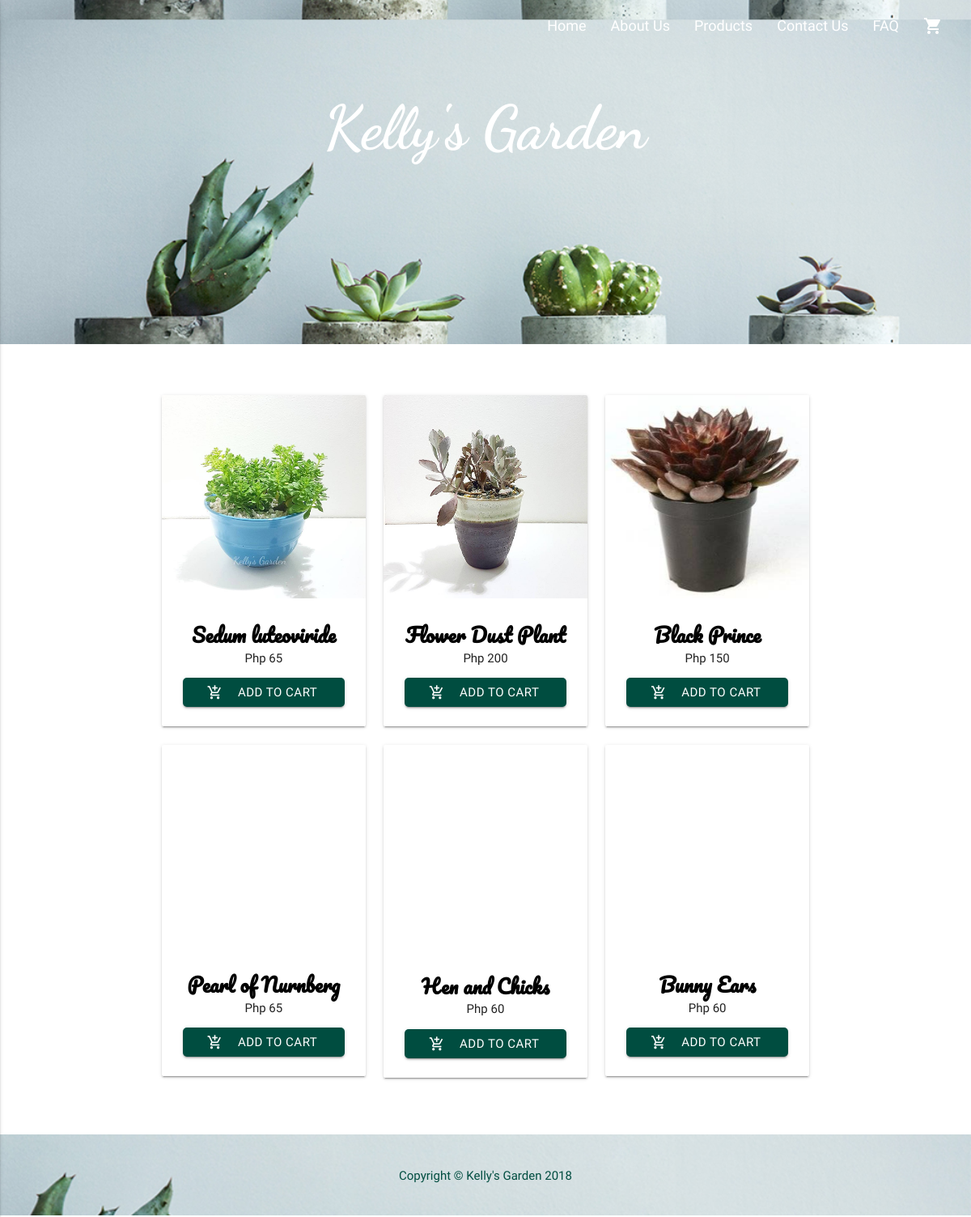
The page /?page=products on the database its author committed.
### tables this page shows
CREATE TABLE `products` (
  `iProductId` int(5) NOT NULL,
  `vProductName` varchar(50) NOT NULL,
  `vProductScientificName` varchar(50) NOT NULL,
  `tProductDescription` text NOT NULL,
  `iFamilyId` int(3) NOT NULL,
  `iSubfamilyId` int(3) NOT NULL,
  `iTribeId` int(3) NOT NULL,
  `iSubTribeId` int(3) NOT NULL,
  `iGenusId` int(3) NOT NULL,
  `tProductImage1` text NOT NULL,
  `tProductImage2` text NOT NULL,
  `tProductImage3` text NOT NULL,
  `dPrice` decimal(10,0) NOT NULL,
  `iProductQuantity` int(3) NOT NULL,
  `dtUpdated` datetime NOT NULL,
  `iUpdatedById` int(2) NOT NULL
);

### classes/Config.php (called while the page is built)
<?php
class Config {
	public static function get($path = null) {
		if($path) {
			$config = $GLOBALS['config'];
			$path = explode('/', $path);
			foreach($path as $bit) {
				if(isset($config[$bit])) {
					$config = $config[$bit];
				}
			}
			return $config;
		}
		return false;
	}
}

### classes/DB.php (called while the page is built, shortened)
<?php
class DB {
	private static $_instance = null;
	private $_pdo,
		    $_query,
		    $_error = false,
		    $_results,
		    $_count = 0;
	private function __construct() {
		try {
			$this->_pdo = new PDO('mysql:host=' . Config::get('mysql/host') . ';dbname='. Config::get('mysql/db'), Config::get('mysql/username'), Config::get('mysql/password'));
		} catch(PDOException $e) {
			die($e->getMessage());
		}
	}
	public static function getInstance() {
		if(!isset(self::$_instance)) {
			self::$_instance = new DB();
		}
		return self::$_instance;
	}
	public function query($sql, $params = array()) {
		if(!is_null($params)) {
			if($this->_query = $this->_pdo->prepare($sql)) {
				$x = 1;
				if(count($params)) {
					foreach($params as $param) {
						$this->_query->bindValue($x, $param);
						$x++;
					}
					if($this->_query->execute()) {
						$this->_results = $this->_query->fetchAll(PDO::FETCH_OBJ);
						$this->_count = $this->_query->rowCount();
					} else {
						$this->_error = true;
					}
				}
			}
		} else {
			if($this->_query = $this->_pdo->prepare($sql)) {
				if($this->_query->execute()) {
						$this->_results = $this->_query->fetchAll(PDO::FETCH_OBJ);
					$this->_count = $this->_query->rowCount();
				} else {
					$this->_error = true;
				}
			}
		}
		return $this;
	}
	private function action($action, $table, $where = array(), $join = array()) {
		$joinCount = count($join);
		$whereCount = count($where);
		$joinString = "";
		$whereString = "WHERE";
		if($whereCount > 0) {
			$operators = array('=', '<', '>', '<=', '>=', '!=');
			$field = array();
			$operator = array();
			$value = array();
			for($x=1; $x<=$whereCount; $x++) {
				if($x%3 === 1) {
					$whereString .= " " . $where[$x-1];
				} elseif ($x%3 === 2) {
					$whereString .= " " . $where[$x-1];
				} else {
					array_push($value, $where[$x-1]);
					$whereString .= " ?";
				}
				if(($x%3 === 0) && ($whereCount > 3) && ($x != $whereCount)) {
					$whereString .= " AND";
				}
			}
			$sql = "{$action} FROM {$table} {$joinString} {$whereString}";
			if(!$this->query($sql, $value)->error()) {
				return $this;
			}
		} else {
			$sql = "{$action} FROM {$table}";
			if(!$this->query($sql, null)->error()) {
				return $this;
			}
		}
		return false;
	}
	public function get($table, $where, $join) {
		return $this->action('SELECT *', $table, $where, $join);
	}
	public function results() {
		return $this->_results;
	}
	public function error() {
		return $this->_error = true;
	}
	public function count() {
		return $this->_count;
	}
}

### classes/Products.php (called while the page is built)
<?php
class Products {
	private $_db,
			$_data;
	public function __construct() {
		$this->_db = DB::getInstance();
		$this->search();
	}
	public function search() {
		$data = $this->_db;
		$data->get('products', array(), null);
		if($data->count()) {
			$this->_data = $data->results();
			return true;
		}
	}
	public function data($product = array()) {
		return $this->_data;
	}
}

### products.php (the view, shortened to what this page needs)
<?php
	$products = new Products();
?>
	<div class="container">
		<div class="section">
			<div class="row">
<?php
	foreach ($products->data() as $product) {
?>
				<div class="col s12 m4">
					<div class="card">
						<div class="card-image">
							<img class="materialboxed" src="admin/img/products/<?php echo $product->tProductImage1; ?>">
						</div>
						<div class="card-content center">
							<h6 class="product-name"><a href="?page=product-details&productId=<?php echo $product->iProductId; ?>"><?php echo $product->vProductName; ?></a></h6>
							<h6>Php <?php echo $product->dPrice; ?></h6>
							<a class="waves-effect waves-light btn teal darken-4 z-depth-1 add-cart-button"  id="<?php echo $product->iProductId; ?>" onclick="addToCart(this.id)">
								<i class="material-icons left">add_shopping_cart</i>
								<span>Add to Cart</span>
							</a>
						</div>
					</div>
				</div>
<?php
	}
?>
			</div>
		</div>
	</div>

### head.php (shortened to what this page needs)
<!DOCTYPE html>
<html>
<head>
	<link rel="stylesheet" type="text/css" href="https://maxcdn.bootstrapcdn.com/font-awesome/4.7.0/css/font-awesome.min.css">
	<link type="text/css" rel="stylesheet" href="css/materialize.css"  media="screen,projection"/>
	<link type="text/css" rel="stylesheet" href="css/footable.standalone.css"  media="screen,projection"/>
	<link rel="stylesheet" type="text/css" href="css/style.css">
</head>

### index.php (shortened to what this page needs)
<?php
	include('head.php');
	if(isset($_REQUEST['page'])) {
		$page = $_REQUEST['page'];
	} else {
		$page = 'home';
	}
?>
<body>
<?php
	include('header.php');
	include($page .'.php');
	include('footer.php');
?>
</body>
</html>

### header.php (shortened to what this page needs)
<div class="row">
	<div id="banner">
		<nav>
			<div class="nav-wrapper">
				<ul class="right">
					<li><i class="material-icons" id="shopping-cart" onclick="openCart()">shopping_cart</i></li>
				</ul>
				<ul class="right hide-on-med-and-down">
					<li><a href="?page=home">Home</a></li>
					<li><a href="?page=about">About Us</a></li>
					<li><a href="?page=products">Products</a></li>
					<li><a href="?page=contact">Contact Us</a></li>
					<li><a href="?page=faq">FAQ</a></li>
				</ul>
			</div>
		</nav>
		<div class="hide-on-small-and-down">
			<br/>
			<h1 class="header center white-text">Kelly's Garden</h1>
		</div>
	</div>
</div>

### footer.php
<footer class="page-footer">
		<div class="container">
			<div class="row">
				<div class="col s12 center teal-text text-darken-4">
					Copyright &copy; Kelly's Garden 2018
				</div>
			</div>
		</div>
</footer>

### css/style.css (style rules this page uses)
* { margin: 0; padding: 0; box-sizing: border-box; }
body { font-family: 'Khula', sans-serif; }
.container { padding: 20px; }
nav { padding-right: 20px; background-color: transparent; border-bottom: none; box-shadow: none; }
nav ul a { font-size: 1.2em; }
#banner { padding: 0; width: 100%; height: 425px; background-image: url('../img/banner.jpg'); background-size: 100%; background-position: bottom; }
#banner h1 { font-family: 'Dancing Script', cursive; font-weight: bold; font-size: 5em; }
.container .card .card-content .product-name { cursor: pointer; font-weight: bold; }
.btn { margin-top: 10px; width: 190px; border-radius: 5px; }
footer.page-footer { height: 100px; background-image: url('../img/footer-bg2.png'); background-size: cover; background-position: right bottom; }
@media only screen and (min-width : 320px) { #banner { height: 105px; background-position: center top; } }
@media only screen and (min-width : 360px) { #banner { height: 118px; background-position: center bottom; } }
@media only screen and (min-width : 375px) { #banner { height: 125px; background-position: center bottom; } }
@media only screen and (min-width : 480px) { #banner { height: 150px; background-position: center bottom; } }
@media only screen and (min-width : 768px) { #banner { height: 250px; background-position: center bottom; } }
@media only screen and (min-width : 768px) { #banner .header { margin-top: -40px; } }
@media only screen and (min-width : 768px) { .btn { width: 190px; } }
@media only screen and (min-width : 992px) { #banner { height: 340px; background-position: center bottom; } }
@media only screen and (min-width : 992px) { .btn { width: 200px; } }
@media only screen and (min-width : 992px) { #banner #shopping-cart { margin: 0px 15px; } }
@media only screen and (min-width : 1200px) { #banner { height: 425px; background-position: center bottom; } }
@media only screen and (min-width : 1200px) { #banner .header { margin-top: 30px; } }
h6.product-name { font-family: 'Pacifico', cursive; font-size: 24px; color: #000; }
h6.product-name a { color: #000; }
#shopping-cart { cursor: pointer; }

### rows shown on the page
products: tProductImage1 (picture), vProductName "Sedum luteoviride", dPrice "65"
products: tProductImage1 (picture), vProductName "Flower Dust Plant", dPrice "200"
products: tProductImage1 (picture), vProductName "Black Prince", dPrice "150"
products: tProductImage1 (picture), vProductName "Pearl of Nurnberg", dPrice "65"
products: tProductImage1 (picture), vProductName "Hen and Chicks", dPrice "60"
products: tProductImage1 (picture), vProductName "Bunny Ears", dPrice "60"
